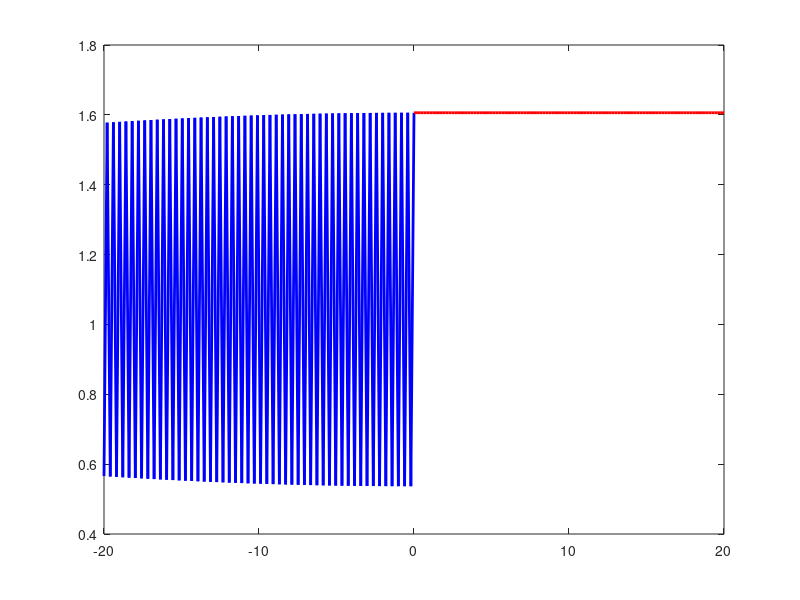

Recreate this plot in MATLAB. (Note: this script raises an error after producing the figure.)
% Parameters
E = 1.5;      
V = 1.0;      

% wave nums
k1 = 6.27*10^9; 
k2 = 3.625*10^9;

% Calculate Reflection and Transmission amplitudes
r = (k1 - k2) / (k1 + k2);
t = (2 * k1) / (k1 + k2);

% regions
x1 = linspace(-20, 0, 100); % region 1
x2 = linspace(0, 20, 100);  % region 2

% wavefuncs for region 1 and 2
psi1 = exp(1i*k1*x1) + r*exp(-1i*k1*x1);
psi2 = t*exp(1i*k2*x2);

% probability density 
P1 = abs(psi1).^2;
P2 = abs(psi2).^2;

% Plotting
figure('Color', 'w');
plot(x1, P1, 'b', 'LineWidth', 2); hold on;
plot(x2, P2, 'r', 'LineWidth', 2);
xline(0, '--k', 'Barrier Interface');
grid on;

% Labeling
title('Probability Density P(x) for E > V');
xlabel('Position (x)');
ylabel('P(x) = |\psi(x)|^2');
legend('Region I (Interference)', 'Region II (Transmission)');

% Display Key Values
fprintf('Reflectance Amplitude (r): %.4f\n', r);
fprintf('Reflectance (R = r^2): %.4f\n', r^2);
fprintf('Max P(x) in Region I: %.4f\n', (1+abs(r))^2);
fprintf('Min P(x) in Region I: %.4f\n', (1-abs(r))^2);
fprintf('Constant P(x) in Region II: %.4f\n', abs(t)^2);
